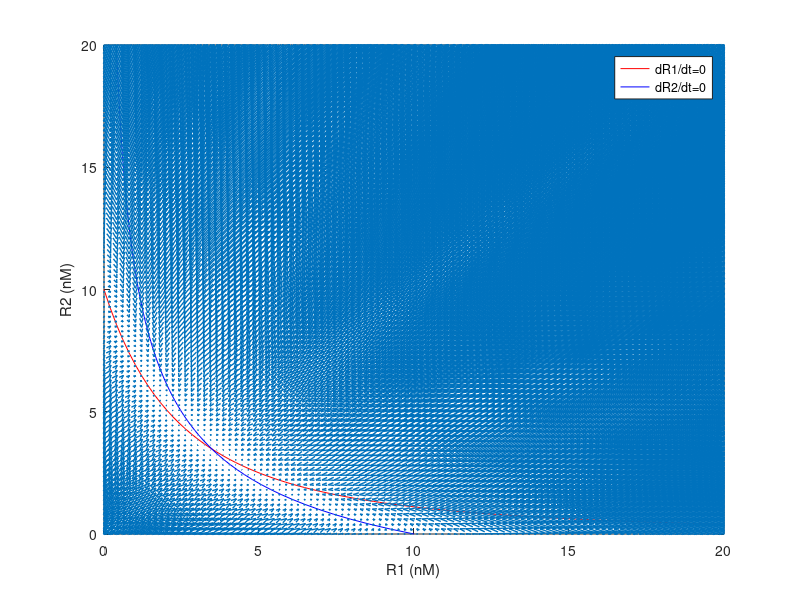

The MATLAB source for this figure:
% Genetic Switches

% We want to plot the lines in the R2/R1 space for which dR1/dt=0 and 
% dR2/dt=0. These lines are called "null clines"

% Parameters
r=10;       % in 1/min
gamma=1;    % in 1/min
Kd=5;       % nanoMolar
omega=1;    % cooperative binding

%Remember that the time scale fo the system is dictated by the degradation
%rate gamma and not the production rate r.

% Range of R1 and R2 to plot over
R1=linspace(0,20);  % Vector with 100 points between 0 and 20. nM
R2=linspace(0,20);  % nM

figure(1)
plot(R1, r/gamma./(1+2*R2/Kd+(R2/Kd).^2*omega), '-r')
hold on
% Recall that R2 is the y axis in this case!
plot(r/gamma./(1+2*R1/Kd+(R1/Kd).^2*omega), R2, '-b') 
xlabel('R1 (nM)')
ylabel('R2 (nM)')
legend('dR1/dt=0', 'dR2/dt=0')

% The intersection point is the equilibrium point for this repressor under
% these conditions. Note that, in this case, there is only one equilibrium
% point. Changing omega to 5 results in two equilibrium points - a stable
% switch.


for i=1:length(R2)
    for j=1:length(R1)
        dR1(i,j)=(r./(1+2*R2(i)/Kd+(R2(i)/Kd).^2*omega))-gamma*R1(j);
        dR2(i,j)=(r./(1+2*R1(j)/Kd+(R1(j)/Kd).^2*omega))-gamma*R2(i);
    end
end

figure(1)
hold on
quiver(R1,R2,dR1, dR2, 'LineWidth', 1, 'MaxHeadSize', 3,...
    'AutoScaleFactor', 1.5);
xlim([0,20])
ylim([0,20])
hold off
